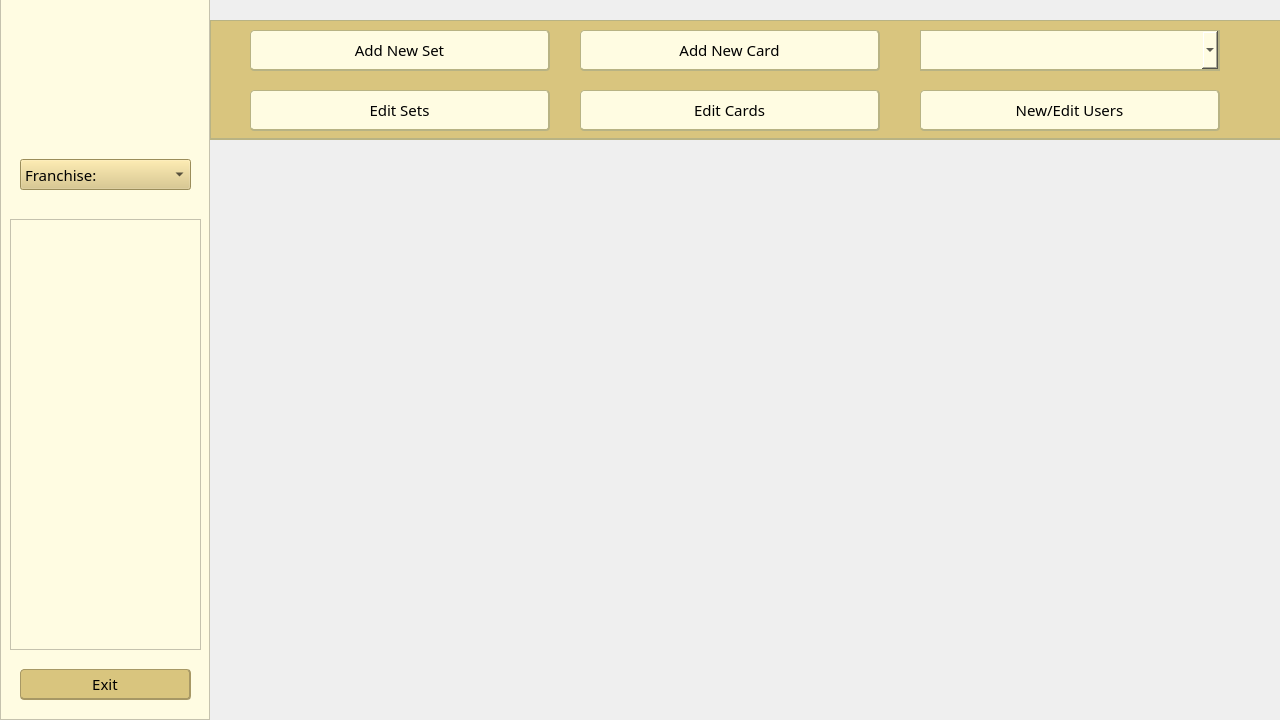
<?xml version="1.0" encoding="UTF-8"?>
<ui version="4.0">
 <class>admincards</class>
 <widget class="QWidget" name="admincards">
  <property name="geometry">
   <rect>
    <x>0</x>
    <y>0</y>
    <width>1280</width>
    <height>720</height>
   </rect>
  </property>
  <property name="windowTitle">
   <string>Form</string>
  </property>
  <widget class="QFrame" name="frame_2">
   <property name="geometry">
    <rect>
     <x>210</x>
     <y>20</y>
     <width>1081</width>
     <height>120</height>
    </rect>
   </property>
   <property name="styleSheet">
    <string notr="true">background-color: #d9c57e;
border: 1px solid #b8b384;
border-bottom: 2px solid #b8b384;
border-right: 2px solid #b8b384;
</string>
   </property>
   <property name="frameShape">
    <enum>QFrame::StyledPanel</enum>
   </property>
   <property name="frameShadow">
    <enum>QFrame::Raised</enum>
   </property>
   <widget class="QComboBox" name="filterCombo">
    <property name="geometry">
     <rect>
      <x>710</x>
      <y>10</y>
      <width>300</width>
      <height>41</height>
     </rect>
    </property>
    <property name="font">
     <font>
      <family>Bahnschrift</family>
      <pointsize>11</pointsize>
     </font>
    </property>
    <property name="autoFillBackground">
     <bool>false</bool>
    </property>
    <property name="styleSheet">
     <string notr="true">background-color: rgb(255, 252, 226);
border-color: rgb(184, 179, 132);</string>
    </property>
    <property name="editable">
     <bool>false</bool>
    </property>
    <property name="currentText">
     <string notr="true"/>
    </property>
    <property name="currentIndex">
     <number>-1</number>
    </property>
    <property name="placeholderText">
     <string>Sort/Filter</string>
    </property>
    <item>
     <property name="text">
      <string>All</string>
     </property>
    </item>
    <item>
     <property name="text">
      <string>Collected</string>
     </property>
    </item>
    <item>
     <property name="text">
      <string>Not Collected</string>
     </property>
    </item>
    <item>
     <property name="text">
      <string>Common</string>
     </property>
    </item>
    <item>
     <property name="text">
      <string>Uncommon</string>
     </property>
    </item>
    <item>
     <property name="text">
      <string>Rare</string>
     </property>
    </item>
    <item>
     <property name="text">
      <string>Holo+</string>
     </property>
    </item>
   </widget>
   <widget class="QPushButton" name="userNewSet">
    <property name="geometry">
     <rect>
      <x>40</x>
      <y>10</y>
      <width>300</width>
      <height>41</height>
     </rect>
    </property>
    <property name="font">
     <font>
      <family>Bahnschrift</family>
      <pointsize>11</pointsize>
     </font>
    </property>
    <property name="styleSheet">
     <string notr="true">background-color: rgb(255, 252, 226);
border-radius: 4px;

</string>
    </property>
    <property name="text">
     <string>Add New Set</string>
    </property>
   </widget>
   <widget class="QPushButton" name="userNewCard">
    <property name="geometry">
     <rect>
      <x>370</x>
      <y>10</y>
      <width>300</width>
      <height>41</height>
     </rect>
    </property>
    <property name="font">
     <font>
      <family>Bahnschrift</family>
      <pointsize>11</pointsize>
     </font>
    </property>
    <property name="styleSheet">
     <string notr="true">background-color: rgb(255, 252, 226);
border-color: rgb(184, 179, 132);
border-radius: 4px</string>
    </property>
    <property name="text">
     <string>Add New Card</string>
    </property>
   </widget>
   <widget class="QPushButton" name="adminEditSet">
    <property name="geometry">
     <rect>
      <x>40</x>
      <y>70</y>
      <width>300</width>
      <height>41</height>
     </rect>
    </property>
    <property name="font">
     <font>
      <family>Bahnschrift</family>
      <pointsize>11</pointsize>
     </font>
    </property>
    <property name="styleSheet">
     <string notr="true">background-color: rgb(255, 252, 226);
border-radius: 4px;

</string>
    </property>
    <property name="text">
     <string>Edit Sets</string>
    </property>
   </widget>
   <widget class="QPushButton" name="adminEditCards">
    <property name="geometry">
     <rect>
      <x>370</x>
      <y>70</y>
      <width>300</width>
      <height>41</height>
     </rect>
    </property>
    <property name="font">
     <font>
      <family>Bahnschrift</family>
      <pointsize>11</pointsize>
     </font>
    </property>
    <property name="styleSheet">
     <string notr="true">background-color: rgb(255, 252, 226);
border-color: rgb(184, 179, 132);
border-radius: 4px</string>
    </property>
    <property name="text">
     <string>Edit Cards</string>
    </property>
   </widget>
   <widget class="QPushButton" name="userNewCard_3">
    <property name="geometry">
     <rect>
      <x>710</x>
      <y>70</y>
      <width>300</width>
      <height>41</height>
     </rect>
    </property>
    <property name="font">
     <font>
      <family>Bahnschrift</family>
      <pointsize>11</pointsize>
     </font>
    </property>
    <property name="styleSheet">
     <string notr="true">background-color: rgb(255, 252, 226);
border-color: rgb(184, 179, 132);
border-radius: 4px</string>
    </property>
    <property name="text">
     <string>New/Edit Users</string>
    </property>
   </widget>
  </widget>
  <widget class="QFrame" name="frame">
   <property name="geometry">
    <rect>
     <x>0</x>
     <y>-1</y>
     <width>210</width>
     <height>721</height>
    </rect>
   </property>
   <property name="styleSheet">
    <string notr="true">background-color: #FFFCE2;</string>
   </property>
   <property name="frameShape">
    <enum>QFrame::StyledPanel</enum>
   </property>
   <property name="frameShadow">
    <enum>QFrame::Raised</enum>
   </property>
   <widget class="QLabel" name="label">
    <property name="geometry">
     <rect>
      <x>50</x>
      <y>20</y>
      <width>111</width>
      <height>101</height>
     </rect>
    </property>
    <property name="text">
     <string>&lt;html&gt;&lt;head/&gt;&lt;body&gt;&lt;p&gt;&lt;img src=&quot;:/img/SmallCardVaultLogo.png&quot;/&gt;&lt;/p&gt;&lt;/body&gt;&lt;/html&gt;</string>
    </property>
   </widget>
   <widget class="QComboBox" name="setsCombo">
    <property name="geometry">
     <rect>
      <x>20</x>
      <y>160</y>
      <width>171</width>
      <height>31</height>
     </rect>
    </property>
    <property name="font">
     <font>
      <family>Bahnschrift Light</family>
      <pointsize>11</pointsize>
     </font>
    </property>
    <property name="styleSheet">
     <string notr="true">background-color: rgb(217, 197, 126);</string>
    </property>
    <item>
     <property name="text">
      <string>Franchise:</string>
     </property>
    </item>
   </widget>
   <widget class="QPushButton" name="exitButton">
    <property name="geometry">
     <rect>
      <x>20</x>
      <y>670</y>
      <width>171</width>
      <height>31</height>
     </rect>
    </property>
    <property name="font">
     <font>
      <family>Bahnschrift</family>
      <pointsize>11</pointsize>
     </font>
    </property>
    <property name="styleSheet">
     <string notr="true">background-color: rgb(217, 197, 126);
border: 1px solid #A79865;
border-bottom: 2px solid #A79865;
border-right: 2px solid #A79865;
border-radius: 4px;</string>
    </property>
    <property name="text">
     <string>Exit</string>
    </property>
   </widget>
   <widget class="QListWidget" name="setsList">
    <property name="geometry">
     <rect>
      <x>10</x>
      <y>220</y>
      <width>191</width>
      <height>431</height>
     </rect>
    </property>
   </widget>
  </widget>
 </widget>
 <resources/>
 <connections/>
</ui>
